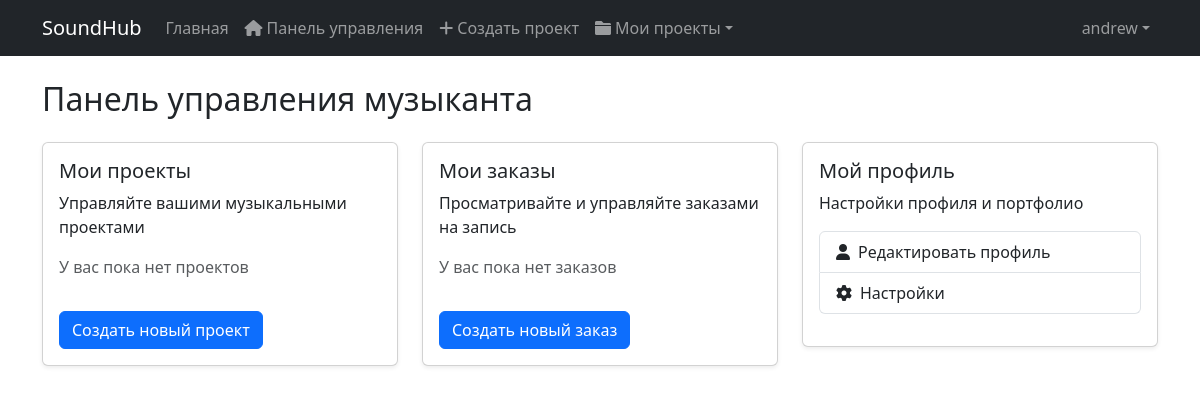
Page /api/users/dashboard/musician/ (signed in) on the earlier database version.
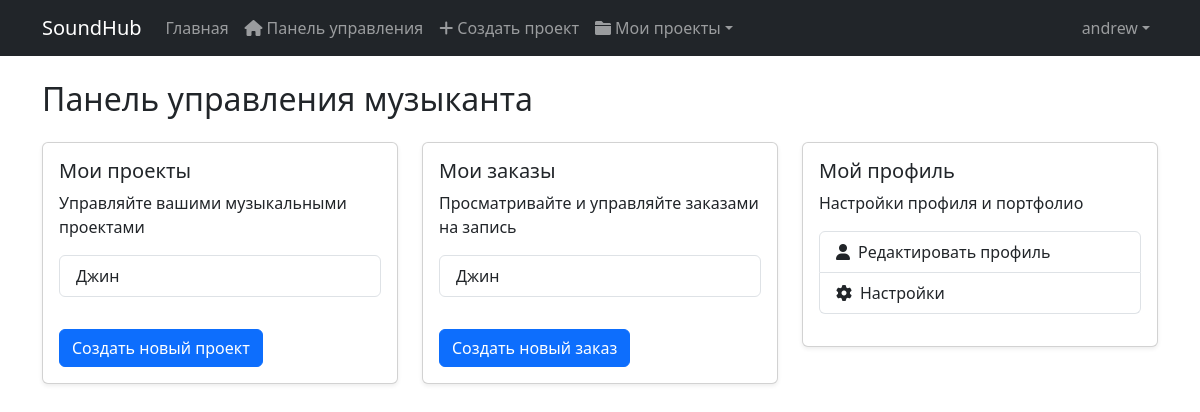
Same page on the later database version.
### chats/models.py (models this page shows, shortened)
class Project(models.Model):
    title = models.CharField(max_length=200)
    description = models.TextField(blank=True)
    created_at = models.DateTimeField(default=timezone.now)
    updated_at = models.DateTimeField(auto_now=True)
    client = models.ForeignKey(settings.AUTH_USER_MODEL, on_delete=models.CASCADE, related_name='client_projects', default=0)
    studio = models.ForeignKey('studios.Studio', on_delete=models.CASCADE, related_name='studio_projects', default=0)
    status = models.CharField(max_length=20, choices=[
        ('new', 'Новый'),
        ('in_progress', 'В работе'),
        ('completed', 'Завершен'),
        ('cancelled', 'Отменен')
    ], default='new')

### users/views.py (the view)
# urls.py: path('dashboard/musician/', musician_dashboard, name='musician_dashboard'),
@login_required
def musician_dashboard(request):
    if request.user.user_type != 'musician':
        messages.error(request, 'У вас нет доступа к этой странице.')
        return redirect('profile')
    return render(request, 'users/dashboards/musician_dashboard.html')

### chats/models.py (called while the page is built)
    def get_last_message(self):
        return self.messages.order_by('-created_at').first()

### users/templates/users/dashboards/musician_dashboard.html (shortened to what this page needs)
{% extends 'base.html' %}
{% load static %}
{% block content %}
<div class="container mt-4">
    <h2>Панель управления музыканта</h2>
    <div class="row mt-4">
        <div class="col-md-4">
            <div class="card shadow-sm">
                <div class="card-body">
                    <h5 class="card-title">Мои проекты</h5>
                    <p class="card-text">Управляйте вашими музыкальными проектами</p>
                    {% if user.client_projects.exists %}
                        <div class="list-group mb-3">
                            {% for project in user.client_projects.all|slice:":3" %}
                                <a href="{% url 'chats:project_chat' project.id %}" class="list-group-item list-group-item-action d-flex justify-content-between align-items-center">
                                    {{ project.title }}
                                    <span class="badge bg-{{ project.status }} rounded-pill">{{ project.get_status_display }}</span>
                                </a>
                            {% endfor %}
                        </div>
                    {% else %}
                        <p class="text-muted">У вас пока нет проектов</p>
                    {% endif %}
                    <a href="{% url 'studios:studios_list' %}" class="btn btn-primary mt-3">Создать новый проект</a>
                </div>
            </div>
        </div>
        <div class="col-md-4">
            <div class="card shadow-sm">
                <div class="card-body">
                    <h5 class="card-title">Мои заказы</h5>
                    <p class="card-text">Просматривайте и управляйте заказами на запись</p>
                    {% if user.client_projects.exists %}
                        <div class="list-group mb-3">
                            {% for project in user.client_projects.all|slice:":3" %}
                                <a href="{% url 'chats:project_chat' project.id %}" class="list-group-item list-group-item-action">
                                    {{ project.title }}
                                </a>
                            {% endfor %}
                        </div>
                    {% else %}
                        <p class="text-muted">У вас пока нет заказов</p>
                    {% endif %}
                    <a href="{% url 'studios:studios_list' %}" class="btn btn-primary mt-3">Создать новый заказ</a>
                </div>
            </div>
        </div>
        <div class="col-md-4">
            <div class="card shadow-sm">
                <div class="card-body">
                    <h5 class="card-title">Мой профиль</h5>
                    <p class="card-text">Настройки профиля и портфолио</p>
                    <div class="list-group mb-3">
                        <a href="{% url 'profile' %}" class="list-group-item list-group-item-action">
                            <i class="fas fa-user me-2"></i>Редактировать профиль
                        </a>
                        <a href="{% url 'profile' %}" class="list-group-item list-group-item-action">
                            <i class="fas fa-cog me-2"></i>Настройки
                        </a>
                    </div>
                </div>
            </div>
        </div>
    </div>
</div>
{% endblock %}

Differences in the rows shown:
added Project: title "Джин"
Other differences:
text no longer shown: "У вас пока нет проектов У вас пока нет заказов"
